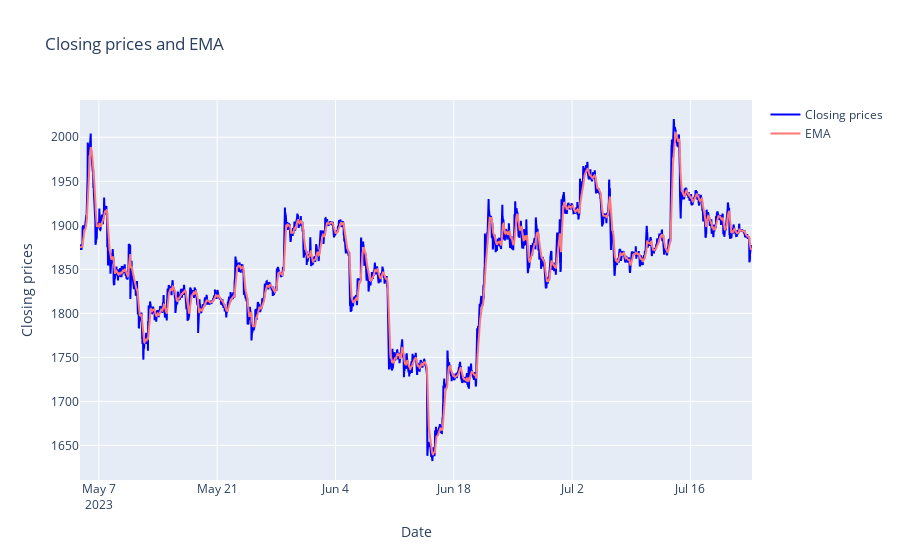

Notebook source saved alongside this figure:
### Code cell
# Chart of closing prices and EMA line
fig = go.Figure()
fig.add_trace(go.Scatter(x=result_df['Date'], y=result_df['Close'], name= 'Closing prices',line=dict(color="#0000ff")))
fig.add_trace(go.Scatter(x=result_df['Date'], y=ema_list, name= 'EMA',line=dict(color="#FF7777")))
fig.update_layout(title="Closing prices and EMA",
                          xaxis_title="Date",
                          yaxis_title="Closing prices")
fig.show()

### Figure 1 — Plotly figure (JSON) as saved in the notebook; plotly's stock layout.template omitted (floating-point values rounded to 4 significant figures; data arrays with more than 128 entries replaced by an {"elided": "..."} marker saying what was removed)
{"data": [{"line": {"color": "#0000ff"}, "name": "Closing prices", "x": {"elided": "3818 str values"}, "y": {"elided": "3818 float values"}, "type": "scatter"}, {"line": {"color": "#FF7777"}, "name": "EMA", "x": {"elided": "3818 str values"}, "y": {"elided": "3818 float values"}, "type": "scatter"}], "layout": {"title": {"text": "Closing prices and EMA"}, "xaxis": {"title": {"text": "Date"}}, "yaxis": {"title": {"text": "Closing prices"}}}}
